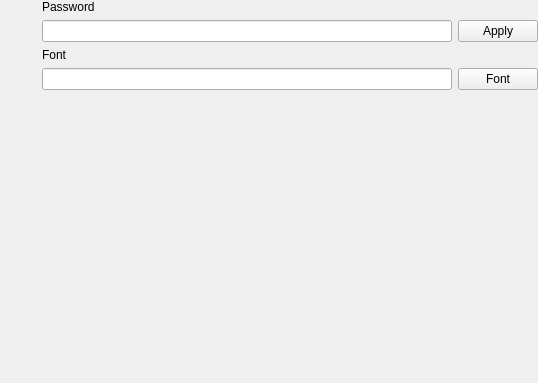
<?xml version="1.0" encoding="UTF-8"?>
<ui version="4.0">
 <class>DongliTeahouseSetting</class>
 <widget class="QWidget" name="DongliTeahouseSetting">
  <property name="geometry">
   <rect>
    <x>0</x>
    <y>0</y>
    <width>538</width>
    <height>383</height>
   </rect>
  </property>
  <property name="windowTitle">
   <string>DongliTeahouseSetting</string>
  </property>
  <layout class="QHBoxLayout" name="horizontalLayout">
   <property name="leftMargin">
    <number>0</number>
   </property>
   <property name="topMargin">
    <number>0</number>
   </property>
   <property name="rightMargin">
    <number>0</number>
   </property>
   <property name="bottomMargin">
    <number>0</number>
   </property>
   <item>
    <widget class="QListWidget" name="listWidget_buttons">
     <property name="minimumSize">
      <size>
       <width>36</width>
       <height>0</height>
      </size>
     </property>
     <property name="maximumSize">
      <size>
       <width>36</width>
       <height>16777215</height>
      </size>
     </property>
     <property name="styleSheet">
      <string notr="true">QListWidget {background: transparent;}</string>
     </property>
     <property name="frameShape">
      <enum>QFrame::NoFrame</enum>
     </property>
     <property name="verticalScrollBarPolicy">
      <enum>Qt::ScrollBarAlwaysOff</enum>
     </property>
     <property name="horizontalScrollBarPolicy">
      <enum>Qt::ScrollBarAlwaysOff</enum>
     </property>
     <property name="showDropIndicator" stdset="0">
      <bool>false</bool>
     </property>
     <property name="defaultDropAction">
      <enum>Qt::CopyAction</enum>
     </property>
     <property name="selectionMode">
      <enum>QAbstractItemView::NoSelection</enum>
     </property>
     <property name="selectionBehavior">
      <enum>QAbstractItemView::SelectItems</enum>
     </property>
     <property name="verticalScrollMode">
      <enum>QAbstractItemView::ScrollPerPixel</enum>
     </property>
     <property name="spacing">
      <number>3</number>
     </property>
    </widget>
   </item>
   <item>
    <widget class="QStackedWidget" name="stackedWidget">
     <property name="currentIndex">
      <number>0</number>
     </property>
     <widget class="QWidget" name="page_basicinfo">
      <layout class="QGridLayout" name="gridLayout">
       <property name="leftMargin">
        <number>0</number>
       </property>
       <property name="topMargin">
        <number>0</number>
       </property>
       <property name="rightMargin">
        <number>0</number>
       </property>
       <property name="bottomMargin">
        <number>0</number>
       </property>
       <property name="horizontalSpacing">
        <number>6</number>
       </property>
       <item row="1" column="0">
        <widget class="QLineEdit" name="lineEdit_password"/>
       </item>
       <item row="1" column="1">
        <widget class="QPushButton" name="pushButton_password">
         <property name="text">
          <string>Apply</string>
         </property>
        </widget>
       </item>
       <item row="2" column="0">
        <widget class="QLabel" name="label_font">
         <property name="text">
          <string>Font</string>
         </property>
        </widget>
       </item>
       <item row="3" column="0">
        <widget class="QLineEdit" name="lineEdit_font">
         <property name="readOnly">
          <bool>true</bool>
         </property>
        </widget>
       </item>
       <item row="0" column="0">
        <widget class="QLabel" name="label_password">
         <property name="text">
          <string>Password</string>
         </property>
        </widget>
       </item>
       <item row="3" column="1">
        <widget class="QPushButton" name="pushButton_font">
         <property name="text">
          <string>Font</string>
         </property>
        </widget>
       </item>
       <item row="4" column="1">
        <spacer name="verticalSpacer">
         <property name="orientation">
          <enum>Qt::Vertical</enum>
         </property>
         <property name="sizeHint" stdset="0">
          <size>
           <width>20</width>
           <height>40</height>
          </size>
         </property>
        </spacer>
       </item>
      </layout>
     </widget>
    </widget>
   </item>
  </layout>
 </widget>
 <resources>
  <include location="../DongliTeahouse.qrc"/>
 </resources>
 <connections/>
</ui>
